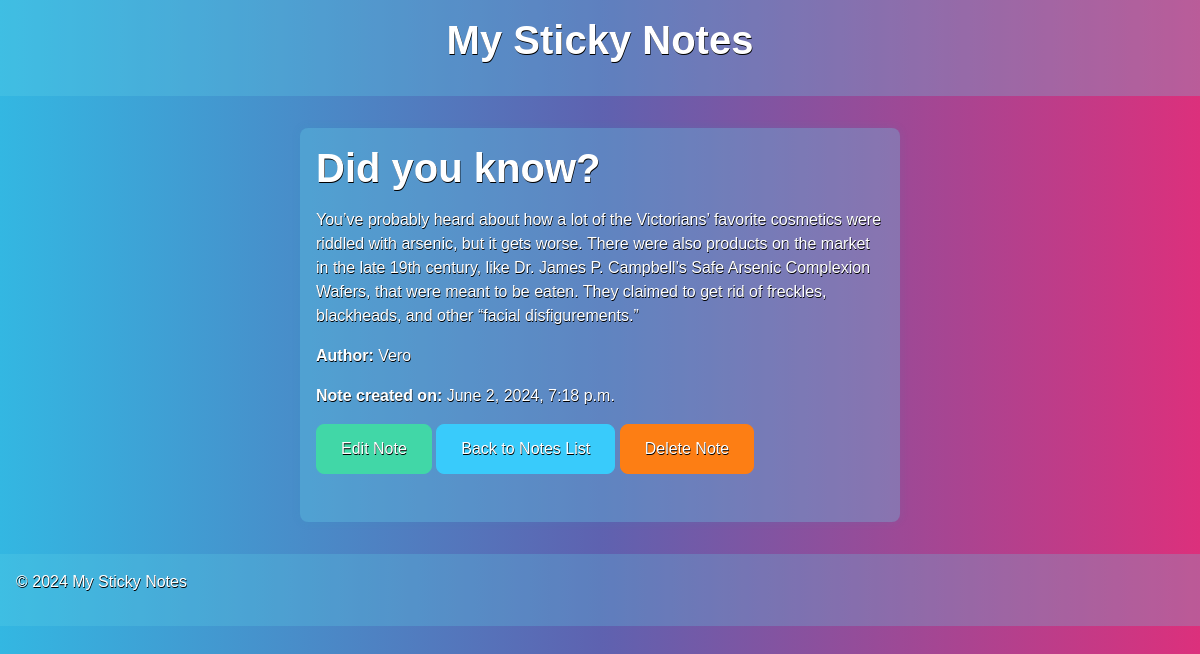
The app's page /view/9/ with its own data.
### sticky_notes_app/models.py (models this page shows, shortened)
class StickyNotes(models.Model):
    title = models.CharField(max_length=200)
    content = models.TextField()
    created_at = models.DateTimeField(auto_now_add=True)
    author = models.CharField(max_length=30)

### sticky_notes_app/views.py (the view)
# urls.py: path("view/<int:post_id>/", views.view_note, name="view_note"),
def view_note(request, post_id):
    note = get_object_or_404(StickyNotes, id=post_id)
    return render(request, "sticky_notes_app/view_note.html", {"note": note})

### sticky_notes_app/templates/sticky_notes_app/view_note.html (shortened to what this page needs)
{% extends "sticky_notes_app/base.html" %}
{% block content %}
<div class="view-note-page">
    <h1>{{ note.title }}</h1>
    <p>{{ note.content }}</p>
    <p><strong>Author:</strong> {{ note.author }}</p>
    <p><strong>Note created on:</strong> {{ note.created_at }}</p>
    <a class="btn btn-success" href="{% url 'edit_note' note.id %}">Edit Note</a>
    <a class="btn btn-info" href="{% url 'index' %}">Back to Notes List</a>
    <a class="btn btn-danger" href="{% url 'delete_note' note.id %}">Delete Note</a>
</div>
{% endblock %}

### sticky_notes_app/templates/sticky_notes_app/base.html (shortened to what this page needs)
{% load static %}
<!DOCTYPE html>
<html lang="en">
<head>
    <link rel="stylesheet" href="{% static 'sticky_notes_app/bootstrap.min.css' %}">
    <link rel="stylesheet" href="{% static 'sticky_notes_app/custom.css' %}">
</head>
<body>
    {% include "sticky_notes_app/partials/header.html" %}
    <div class="container">
        {% block content %}{% endblock %}
    </div>
    {% include "sticky_notes_app/partials/footer.html" %}
</body>
</html>

### sticky_notes_app/templates/sticky_notes_app/partials/header.html
<div class="header">
    <h1>My Sticky Notes</h1>
</div>

### sticky_notes_app/templates/sticky_notes_app/partials/footer.html
<div class="footer">
    <p>&copy; 2024 My Sticky Notes</p>
</div>

### sticky_notes_app/static/sticky_notes_app/custom.css (style rules this page uses)
body { font-family: 'Gill Sans', 'Gill Sans MT', 'Calibri', 'Trebuchet MS', sans-serif; margin: 0; padding: 0; background-color: #010202; text-shadow: 0.5px 0.5px 0.5px rgb(0, 0, 0); }
.header { background-color: #5fd0e446; color: #ffffff; text-align: center; padding: 1rem 0; }
.footer { background-color: #5fd0e441; color: #ffffff; text-align: left; padding: 1rem; margin: 2rem 0 0 0; }
.container { width: 50%; margin: 2rem auto; padding: 1rem; background-color: #5fd0e450; border-radius: 8px; box-shadow: 0 0 10px rgba(30, 156, 187, 0.123); }
.index-page, .add-note-page, .view-note-page, .edit-note-page { margin-bottom: 2rem; }

### records on screen
StickyNotes: title "Did you know?", content "You’ve probably heard about how a lot of the Victorians’ favorite cosmetics were riddled with arsenic, but it gets worse. There were also products on the market in the late 19th century, like Dr. James P. Campbell’s Safe Arsenic Complexion Wafers, that were meant to be eaten. They claimed to get rid of freckles, blackheads, and other “facial disfigurements.”", author "Vero", created_at "June 2, 2024, 7:18 p.m."
